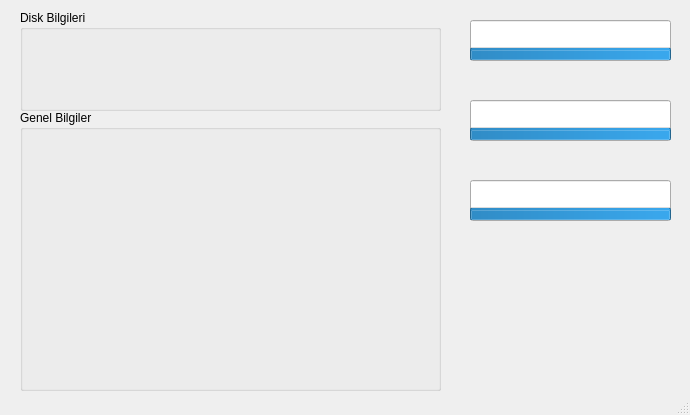
<?xml version="1.0" encoding="UTF-8"?>
<ui version="4.0">
 <class>MainWindow</class>
 <widget class="QMainWindow" name="MainWindow">
  <property name="geometry">
   <rect>
    <x>0</x>
    <y>0</y>
    <width>690</width>
    <height>415</height>
   </rect>
  </property>
  <property name="minimumSize">
   <size>
    <width>690</width>
    <height>415</height>
   </size>
  </property>
  <property name="maximumSize">
   <size>
    <width>690</width>
    <height>415</height>
   </size>
  </property>
  <property name="windowTitle">
   <string>Sistem Kontrol | Maresal PRM</string>
  </property>
  <property name="windowIcon">
   <iconset resource="icons.qrc">
    <normaloff>:/icons/icons/marelogo.ico</normaloff>:/icons/icons/marelogo.ico</iconset>
  </property>
  <widget class="QWidget" name="centralwidget">
   <widget class="QProgressBar" name="cpuBar">
    <property name="geometry">
     <rect>
      <x>470</x>
      <y>20</y>
      <width>201</width>
      <height>41</height>
     </rect>
    </property>
    <property name="value">
     <number>24</number>
    </property>
    <property name="orientation">
     <enum>Qt::Vertical</enum>
    </property>
    <property name="textDirection">
     <enum>QProgressBar::TopToBottom</enum>
    </property>
   </widget>
   <widget class="QProgressBar" name="ramBar">
    <property name="geometry">
     <rect>
      <x>470</x>
      <y>100</y>
      <width>201</width>
      <height>41</height>
     </rect>
    </property>
    <property name="value">
     <number>24</number>
    </property>
    <property name="orientation">
     <enum>Qt::Vertical</enum>
    </property>
   </widget>
   <widget class="QGroupBox" name="groupBox">
    <property name="geometry">
     <rect>
      <x>20</x>
      <y>10</y>
      <width>421</width>
      <height>101</height>
     </rect>
    </property>
    <property name="title">
     <string>Disk Bilgileri</string>
    </property>
    <widget class="QTextBrowser" name="diskYonetimi">
     <property name="geometry">
      <rect>
       <x>10</x>
       <y>30</y>
       <width>201</width>
       <height>71</height>
      </rect>
     </property>
     <property name="styleSheet">
      <string notr="true">#diskYonetimi{background-color: transparent;}</string>
     </property>
     <property name="frameShape">
      <enum>QFrame::NoFrame</enum>
     </property>
     <property name="frameShadow">
      <enum>QFrame::Plain</enum>
     </property>
     <property name="lineWidth">
      <number>0</number>
     </property>
     <property name="html">
      <string>&lt;!DOCTYPE HTML PUBLIC &quot;-//W3C//DTD HTML 4.0//EN&quot; &quot;http://www.w3.org/TR/REC-html40/strict.dtd&quot;&gt;
&lt;html&gt;&lt;head&gt;&lt;meta name=&quot;qrichtext&quot; content=&quot;1&quot; /&gt;&lt;style type=&quot;text/css&quot;&gt;
p, li { white-space: pre-wrap; }
&lt;/style&gt;&lt;/head&gt;&lt;body style=&quot; font-family:'MS Shell Dlg 2'; font-size:8.25pt; font-weight:400; font-style:normal;&quot;&gt;
&lt;p style=&quot;-qt-paragraph-type:empty; margin-top:0px; margin-bottom:0px; margin-left:0px; margin-right:0px; -qt-block-indent:0; text-indent:0px; font-family:'MS Shell Dlg 2';&quot;&gt;&lt;br /&gt;&lt;/p&gt;&lt;/body&gt;&lt;/html&gt;</string>
     </property>
    </widget>
    <widget class="QTextBrowser" name="diskYonetimi_2">
     <property name="geometry">
      <rect>
       <x>210</x>
       <y>30</y>
       <width>201</width>
       <height>71</height>
      </rect>
     </property>
     <property name="styleSheet">
      <string notr="true">#diskYonetimi_2{background-color: transparent;}</string>
     </property>
     <property name="frameShape">
      <enum>QFrame::NoFrame</enum>
     </property>
     <property name="frameShadow">
      <enum>QFrame::Plain</enum>
     </property>
     <property name="lineWidth">
      <number>0</number>
     </property>
     <property name="html">
      <string>&lt;!DOCTYPE HTML PUBLIC &quot;-//W3C//DTD HTML 4.0//EN&quot; &quot;http://www.w3.org/TR/REC-html40/strict.dtd&quot;&gt;
&lt;html&gt;&lt;head&gt;&lt;meta name=&quot;qrichtext&quot; content=&quot;1&quot; /&gt;&lt;style type=&quot;text/css&quot;&gt;
p, li { white-space: pre-wrap; }
&lt;/style&gt;&lt;/head&gt;&lt;body style=&quot; font-family:'MS Shell Dlg 2'; font-size:8.25pt; font-weight:400; font-style:normal;&quot;&gt;
&lt;p style=&quot;-qt-paragraph-type:empty; margin-top:0px; margin-bottom:0px; margin-left:0px; margin-right:0px; -qt-block-indent:0; text-indent:0px; font-family:'MS Shell Dlg 2';&quot;&gt;&lt;br /&gt;&lt;/p&gt;&lt;/body&gt;&lt;/html&gt;</string>
     </property>
    </widget>
   </widget>
   <widget class="QGroupBox" name="groupBox_2">
    <property name="geometry">
     <rect>
      <x>20</x>
      <y>110</y>
      <width>421</width>
      <height>281</height>
     </rect>
    </property>
    <property name="title">
     <string>Genel Bilgiler</string>
    </property>
    <widget class="QTextBrowser" name="cpuYonetimi">
     <property name="geometry">
      <rect>
       <x>10</x>
       <y>20</y>
       <width>391</width>
       <height>261</height>
      </rect>
     </property>
     <property name="styleSheet">
      <string notr="true">#cpuYonetimi{background-color: transparent;}</string>
     </property>
     <property name="frameShape">
      <enum>QFrame::NoFrame</enum>
     </property>
     <property name="frameShadow">
      <enum>QFrame::Plain</enum>
     </property>
     <property name="lineWidth">
      <number>0</number>
     </property>
     <property name="html">
      <string>&lt;!DOCTYPE HTML PUBLIC &quot;-//W3C//DTD HTML 4.0//EN&quot; &quot;http://www.w3.org/TR/REC-html40/strict.dtd&quot;&gt;
&lt;html&gt;&lt;head&gt;&lt;meta name=&quot;qrichtext&quot; content=&quot;1&quot; /&gt;&lt;style type=&quot;text/css&quot;&gt;
p, li { white-space: pre-wrap; }
&lt;/style&gt;&lt;/head&gt;&lt;body style=&quot; font-family:'MS Shell Dlg 2'; font-size:8.25pt; font-weight:400; font-style:normal;&quot;&gt;
&lt;p style=&quot;-qt-paragraph-type:empty; margin-top:0px; margin-bottom:0px; margin-left:0px; margin-right:0px; -qt-block-indent:0; text-indent:0px; font-family:'MS Shell Dlg 2';&quot;&gt;&lt;br /&gt;&lt;/p&gt;&lt;/body&gt;&lt;/html&gt;</string>
     </property>
    </widget>
   </widget>
   <widget class="QLabel" name="label_3">
    <property name="geometry">
     <rect>
      <x>470</x>
      <y>70</y>
      <width>201</width>
      <height>21</height>
     </rect>
    </property>
    <property name="text">
     <string/>
    </property>
    <property name="alignment">
     <set>Qt::AlignCenter</set>
    </property>
   </widget>
   <widget class="QLabel" name="label_4">
    <property name="geometry">
     <rect>
      <x>470</x>
      <y>150</y>
      <width>201</width>
      <height>21</height>
     </rect>
    </property>
    <property name="text">
     <string/>
    </property>
    <property name="alignment">
     <set>Qt::AlignCenter</set>
    </property>
   </widget>
   <widget class="QProgressBar" name="ramBar_2">
    <property name="geometry">
     <rect>
      <x>470</x>
      <y>180</y>
      <width>201</width>
      <height>41</height>
     </rect>
    </property>
    <property name="value">
     <number>24</number>
    </property>
    <property name="orientation">
     <enum>Qt::Vertical</enum>
    </property>
   </widget>
   <widget class="QLabel" name="label_5">
    <property name="geometry">
     <rect>
      <x>470</x>
      <y>230</y>
      <width>201</width>
      <height>21</height>
     </rect>
    </property>
    <property name="text">
     <string/>
    </property>
    <property name="alignment">
     <set>Qt::AlignCenter</set>
    </property>
   </widget>
   <widget class="QLabel" name="label">
    <property name="geometry">
     <rect>
      <x>470</x>
      <y>270</y>
      <width>91</width>
      <height>91</height>
     </rect>
    </property>
    <property name="toolTip">
     <string>&lt;html&gt;&lt;head/&gt;&lt;body&gt;&lt;p&gt;https://www.instagram.com/maresalp/&lt;/p&gt;&lt;/body&gt;&lt;/html&gt;</string>
    </property>
    <property name="styleSheet">
     <string notr="true">image: url(:/icons/icons/mplog.png);</string>
    </property>
    <property name="text">
     <string/>
    </property>
    <property name="wordWrap">
     <bool>false</bool>
    </property>
    <property name="openExternalLinks">
     <bool>true</bool>
    </property>
    <property name="textInteractionFlags">
     <set>Qt::NoTextInteraction</set>
    </property>
   </widget>
   <widget class="QLabel" name="label_2">
    <property name="geometry">
     <rect>
      <x>580</x>
      <y>270</y>
      <width>91</width>
      <height>91</height>
     </rect>
    </property>
    <property name="toolTip">
     <string>&lt;html&gt;&lt;head/&gt;&lt;body&gt;&lt;p&gt;https://www.python.org/&lt;/p&gt;&lt;/body&gt;&lt;/html&gt;</string>
    </property>
    <property name="styleSheet">
     <string notr="true">image: url(:/icons/icons/Python.png);</string>
    </property>
    <property name="text">
     <string/>
    </property>
   </widget>
  </widget>
  <widget class="QMenuBar" name="menubar">
   <property name="geometry">
    <rect>
     <x>0</x>
     <y>0</y>
     <width>690</width>
     <height>21</height>
    </rect>
   </property>
  </widget>
  <widget class="QStatusBar" name="statusbar"/>
 </widget>
 <resources>
  <include location="icons.qrc"/>
 </resources>
 <connections/>
</ui>
